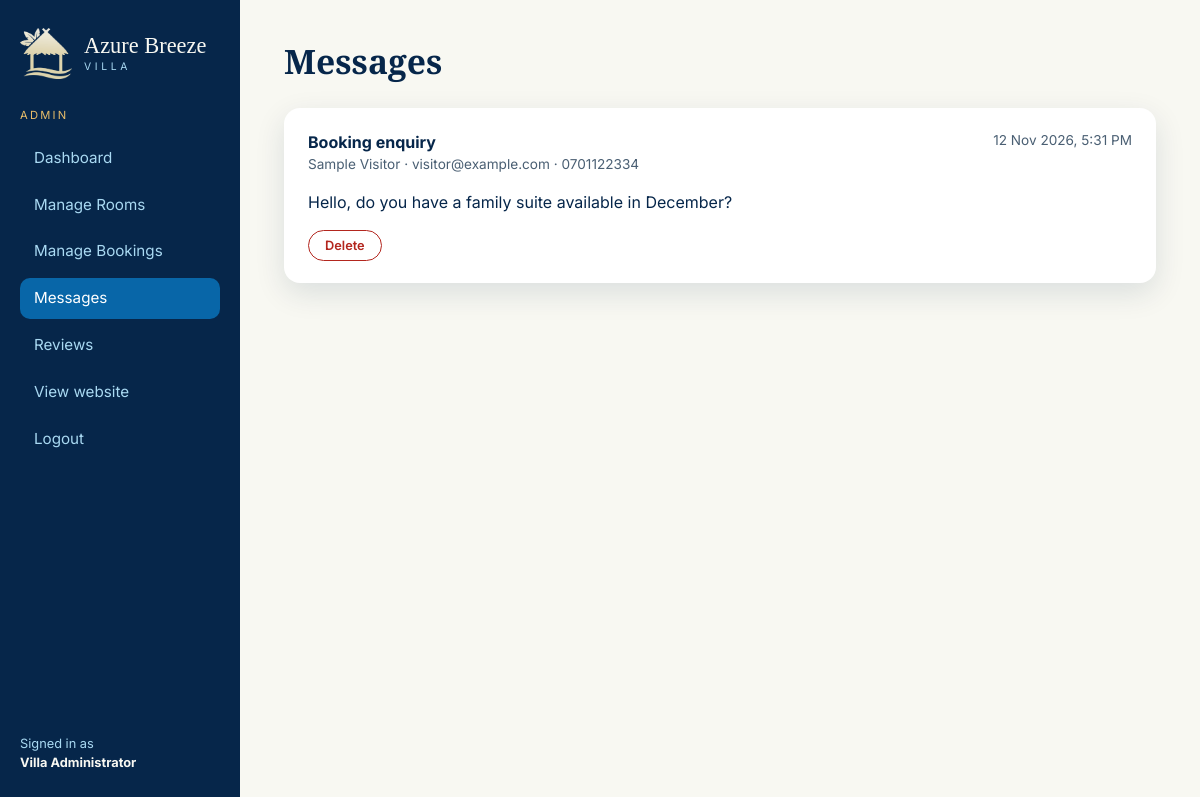
Page /admin/messages.php (signed in) on the committed database.
### tables this page shows
CREATE TABLE contact_messages (
  message_id  INT UNSIGNED NOT NULL AUTO_INCREMENT,
  name        VARCHAR(100) NOT NULL,
  email       VARCHAR(150) NOT NULL,
  phone       VARCHAR(20)  DEFAULT NULL,
  subject     VARCHAR(150) NOT NULL,
  message     TEXT NOT NULL,
  created_at  TIMESTAMP NOT NULL DEFAULT CURRENT_TIMESTAMP,
  PRIMARY KEY (message_id)
);

### includes/auth.php (called while the page is built, shortened)
<?php
function e($value): string
{
    return htmlspecialchars((string)$value, ENT_QUOTES, 'UTF-8');
}

### admin/messages.php (the view, shortened to what this page needs)
<?php
require_once __DIR__ . '/../config/db.php';
require_once __DIR__ . '/../includes/auth.php';
$messages = $pdo->query('SELECT * FROM contact_messages ORDER BY created_at DESC, message_id DESC')->fetchAll();
include __DIR__ . '/../includes/admin_header.php';
?>
<h1 class="admin-title">Messages</h1>
<?php foreach ($messages as $m): ?>
  <article class="panel message-card">
    <div class="message-head">
      <div>
        <strong><?= e($m['subject']) ?></strong>
        <div class="muted"><?= e($m['name']) ?> &middot; <a href="mailto:<?= e($m['email']) ?>"><?= e($m['email']) ?></a>
          <?php if ($m['phone']): ?> &middot; <?= e($m['phone']) ?><?php endif; ?></div>
      </div>
      <div class="muted"><?= e(date('j M Y, g:i A', strtotime($m['created_at']))) ?></div>
    </div>
    <p class="message-body"><?= nl2br(e($m['message'])) ?></p>
    <form method="post" action="" data-confirm="Delete this message?"><?= csrf_field() ?>
      <button class="btn btn-danger btn-sm" type="submit">Delete</button>
    </form>
  </article>
<?php endforeach; ?>
<?php include __DIR__ . '/../includes/admin_footer.php'; ?>

### assets/css/style.css (style rules this page uses)
:root { --navy: #06264A; --navy-deep: #041C38; --ocean: #0866A8; --glass: #A9D9F2; --glass-soft: #DDEEF9; --cyan: #39AEE8; --ivory: #F8F8F2; --gold: #E8BD69; --gold-text: #8A6A1E; --sage: #668C78; --muted: #4A5F73; --radius: 16px; --shadow: 0 10px 30px rgba(6, 38, 74, .12); --font-head: 'Playfair Display', serif; --font-body: 'Inter', sans-serif; }
* { box-sizing: border-box; }
body { margin: 0; font-family: var(--font-body); background: var(--ivory); color: var(--navy); line-height: 1.5; }
a { color: inherit; text-decoration: none; }
h1, h2, h3 { font-family: var(--font-head); font-weight: 600; margin: 0; }
.btn { display: inline-block; padding: 11px 24px; border-radius: 999px; font-weight: 600; font-size: .9rem; border: 1.5px solid transparent; cursor: pointer; font-family: inherit; text-align: center; }
.btn-danger { border-color: #B3261E; color: #B3261E; background: transparent; }
.btn-sm { padding: 7px 16px; font-size: .8rem; }
.admin-body { background: var(--ivory); }
.admin-title { font-size: 2.1rem; margin-bottom: 22px; }
.panel { background: #fff; border-radius: 16px; padding: 22px 24px; box-shadow: var(--shadow); margin-bottom: 24px; }
.muted, .muted-cell { color: var(--muted); font-size: .85rem; }
.message-card .message-head { display: flex; justify-content: space-between; gap: 16px; flex-wrap: wrap; }
.message-body { margin: 14px 0; line-height: 1.7; }

### rows in the picture
contact_messages: subject "Booking enquiry", name "Sample Visitor", email "visitor@example.com", phone "0701122334", created_at "12 Nov 2026, 5:31 PM", message "Hello, do you have a family suite available in December?"

### other values in the picture
$label "Dashboard"
$label "Manage Rooms"
$label "Manage Bookings"
$label "Messages"
$label "Reviews"
$_SESSION['name'] "Villa Administrator"
